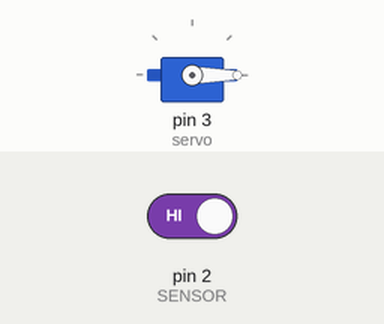
Simulated run of this sketch. Board: Arduino Uno, built with avr-gcc and run on an emulated ATmega328P. Shown: servo. Inputs (shaded band) come from the test bench; at power-on: pin 2 (SENSOR) HIGH.

Above: at 1.2 s.
1.3 s: pin 2 (SENSOR) driven LOW
At 1.7 s:
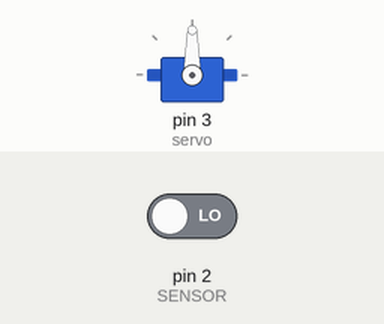
4.3 s: pin 2 (SENSOR) driven HIGH
At 5.2 s:
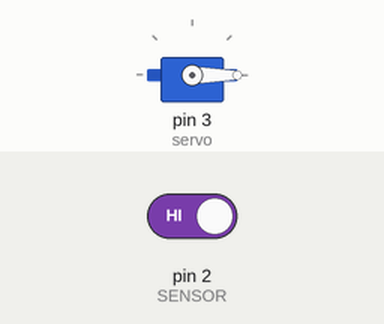
Timing chart, 0 to 7.3 s (numbered marks = the images above; inputs shaded):
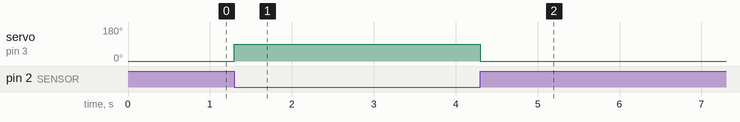

Measured:
- after the input at 1.3 s, servo on pin 3 (servo): 0° → 90° at once
- after the input at 4.3 s, servo on pin 3 (servo): 90° → 0° at once

The sketch:

Proyecto_dispensador_de_jabon_automatico.ino
```cpp
// Designed by: Juan Rodrigo Guzman Martinez

// Proyecto para hacer un dispensador de jabon automatico

/*
 Conexiones del Arduino al Sensor
  Arduino             sensor
   GND                 GND
   5v                  5v
  digital 2            S

  Conexiones del Arduino al Servomotor
  Arduino             Servo
   GND                 GND (cable color cafe)
   5v                  5v (Cable color rojo)
  digital 3            S (Cable color amarillo)

 */

#include <Servo.h> // Incluimos la libreria Servo

int SENSOR=2; // Declaramos el pin 2 con el nombre de SENSOR
int ESTADO; // Declaramos una variable llamada ESTADO donde se almacenaran los datos
int TIEMPO= 1000; // Declaramos una variable donde se almacenara el tiempo de retardo

Servo servo; // Declaramos el servo con un nombre (se puede personalizar)

void setup() {

pinMode(SENSOR, INPUT); // Declaramos el SENSOR como una entrada
servo.attach(3); // Declaramos que el servo sera conectado en el pin 3

}

void loop() {

ESTADO=digitalRead(SENSOR); // Realizamos la lectura digital del SENSOR por la variable ESTADO

if(ESTADO==0){ // Si mi variable ESTADO es 0 entonces coloque el servo a 90 grados
servo.write(90); // Colocamos el servo en posicion de 90 grados
delay(TIEMPO); // Esperamos un tiempo de retardo que esta almacenada en la variable TIEMPO
servo.write(0); // Colocamos el servo en posicion de 0 grados
}

else{ // sino se cumple la condicion coloque el servo a 0 grados
servo.write(0); // Colocamos el servo en posicion de 0 grados
}

}
```
